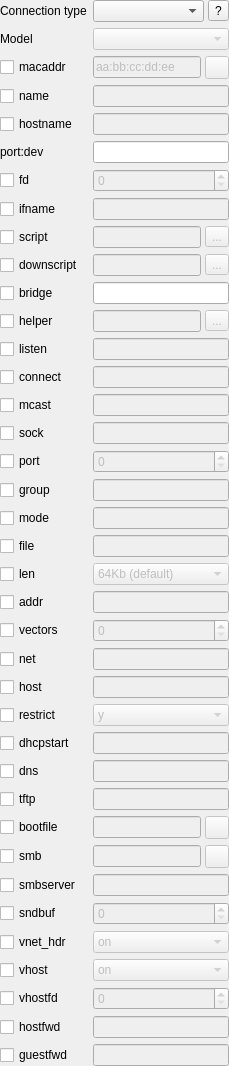
        <widget class="QWidget" name="General_Widget" native="true">
         <property name="enabled">
          <bool>true</bool>
         </property>
         <layout class="QGridLayout" name="gridLayout">
          <property name="leftMargin">
           <number>0</number>
          </property>
          <property name="topMargin">
           <number>0</number>
          </property>
          <property name="rightMargin">
           <number>0</number>
          </property>
          <property name="bottomMargin">
           <number>0</number>
          </property>
          <item row="18" column="1">
           <widget class="QLineEdit" name="Edit_mode">
            <property name="enabled">
             <bool>false</bool>
            </property>
            <property name="sizePolicy">
             <sizepolicy hsizetype="Minimum" vsizetype="Fixed">
              <horstretch>0</horstretch>
              <verstretch>0</verstretch>
             </sizepolicy>
            </property>
           </widget>
          </item>
          <item row="23" column="0">
           <widget class="QCheckBox" name="CH_net">
            <property name="text">
             <string>net</string>
            </property>
           </widget>
          </item>
          <item row="26" column="0">
           <widget class="QCheckBox" name="CH_dhcpstart">
            <property name="text">
             <string>dhcpstart</string>
            </property>
           </widget>
          </item>
          <item row="10" column="1">
           <widget class="QLineEdit" name="Edit_bridge">
            <property name="sizePolicy">
             <sizepolicy hsizetype="Minimum" vsizetype="Fixed">
              <horstretch>0</horstretch>
              <verstretch>0</verstretch>
             </sizepolicy>
            </property>
           </widget>
          </item>
          <item row="7" column="1">
           <widget class="QLineEdit" name="Edit_ifname">
            <property name="enabled">
             <bool>false</bool>
            </property>
            <property name="sizePolicy">
             <sizepolicy hsizetype="Minimum" vsizetype="Fixed">
              <horstretch>0</horstretch>
              <verstretch>0</verstretch>
             </sizepolicy>
            </property>
           </widget>
          </item>
          <item row="20" column="0">
           <widget class="QCheckBox" name="CH_len">
            <property name="sizePolicy">
             <sizepolicy hsizetype="Maximum" vsizetype="Fixed">
              <horstretch>0</horstretch>
              <verstretch>0</verstretch>
             </sizepolicy>
            </property>
            <property name="text">
             <string>len</string>
            </property>
           </widget>
          </item>
          <item row="8" column="0">
           <widget class="QCheckBox" name="CH_script">
            <property name="sizePolicy">
             <sizepolicy hsizetype="Maximum" vsizetype="Fixed">
              <horstretch>0</horstretch>
              <verstretch>0</verstretch>
             </sizepolicy>
            </property>
            <property name="text">
             <string>script</string>
            </property>
           </widget>
          </item>
          <item row="16" column="0">
           <widget class="QCheckBox" name="CH_port">
            <property name="sizePolicy">
             <sizepolicy hsizetype="Maximum" vsizetype="Fixed">
              <horstretch>0</horstretch>
              <verstretch>0</verstretch>
             </sizepolicy>
            </property>
            <property name="text">
             <string>port</string>
            </property>
           </widget>
          </item>
          <item row="14" column="0">
           <widget class="QCheckBox" name="CH_mcast">
            <property name="sizePolicy">
             <sizepolicy hsizetype="Maximum" vsizetype="Fixed">
              <horstretch>0</horstretch>
              <verstretch>0</verstretch>
             </sizepolicy>
            </property>
            <property name="text">
             <string>mcast</string>
            </property>
           </widget>
          </item>
          <item row="1" column="0">
           <widget class="QLabel" name="Label_model">
            <property name="sizePolicy">
             <sizepolicy hsizetype="Maximum" vsizetype="Fixed">
              <horstretch>0</horstretch>
              <verstretch>0</verstretch>
             </sizepolicy>
            </property>
            <property name="text">
             <string>Model</string>
            </property>
           </widget>
          </item>
          <item row="22" column="0">
           <widget class="QCheckBox" name="CH_vectors">
            <property name="text">
             <string>vectors</string>
            </property>
           </widget>
          </item>
          <item row="2" column="1">
           <layout class="QHBoxLayout" name="horizontalLayout_4">
            <property name="spacing">
             <number>4</number>
            </property>
            <property name="sizeConstraint">
             <enum>QLayout::SetMinimumSize</enum>
            </property>
            <item>
             <widget class="QLineEdit" name="Edit_macaddr">
              <property name="enabled">
               <bool>false</bool>
              </property>
              <property name="sizePolicy">
               <sizepolicy hsizetype="Minimum" vsizetype="Fixed">
                <horstretch>0</horstretch>
                <verstretch>0</verstretch>
               </sizepolicy>
              </property>
              <property name="text">
               <string>aa:bb:cc:dd:ee</string>
              </property>
             </widget>
            </item>
            <item>
             <widget class="QToolButton" name="TB_Generate_New_MAC">
              <property name="enabled">
               <bool>false</bool>
              </property>
              <property name="toolTip">
               <string>Generate New MAC</string>
              </property>
              <property name="text">
               <string/>
              </property>
              <property name="icon">
               <iconset resource="../resources/icons.qrc">
                <normaloff>:/update.png</normaloff>:/update.png</iconset>
              </property>
             </widget>
            </item>
           </layout>
          </item>
          <item row="20" column="1">
           <widget class="QComboBox" name="CB_len">
            <property name="enabled">
             <bool>false</bool>
            </property>
            <property name="sizePolicy">
             <sizepolicy hsizetype="Minimum" vsizetype="Fixed">
              <horstretch>0</horstretch>
              <verstretch>0</verstretch>
             </sizepolicy>
            </property>
            <item>
             <property name="text">
              <string>64Kb (default)</string>
             </property>
            </item>
            <item>
             <property name="text">
              <string>128Kb</string>
             </property>
            </item>
            <item>
             <property name="text">
              <string>512Kb</string>
             </property>
            </item>
            <item>
             <property name="text">
              <string>1Mb</string>
             </property>
            </item>
            <item>
             <property name="text">
              <string>5Mb</string>
             </property>
            </item>
            <item>
             <property name="text">
              <string>10Mb</string>
             </property>
            </item>
           </widget>
          </item>
          <item row="37" column="1">
           <widget class="QLineEdit" name="Edit_guestfwd">
            <property name="enabled">
             <bool>false</bool>
            </property>
           </widget>
          </item>
          <item row="6" column="0">
           <widget class="QCheckBox" name="CH_fd">
            <property name="sizePolicy">
             <sizepolicy hsizetype="Maximum" vsizetype="Fixed">
              <horstretch>0</horstretch>
              <verstretch>0</verstretch>
             </sizepolicy>
            </property>
            <property name="text">
             <string>fd</string>
            </property>
           </widget>
          </item>
          <item row="31" column="0">
           <widget class="QCheckBox" name="CH_smbserver">
            <property name="text">
             <string>smbserver</string>
            </property>
           </widget>
          </item>
          <item row="7" column="0">
           <widget class="QCheckBox" name="CH_ifname">
            <property name="sizePolicy">
             <sizepolicy hsizetype="Maximum" vsizetype="Fixed">
              <horstretch>0</horstretch>
              <verstretch>0</verstretch>
             </sizepolicy>
            </property>
            <property name="text">
             <string>ifname</string>
            </property>
           </widget>
          </item>
          <item row="31" column="1">
           <widget class="QLineEdit" name="Edit_smbserver">
            <property name="enabled">
             <bool>false</bool>
            </property>
           </widget>
          </item>
          <item row="25" column="0">
           <widget class="QCheckBox" name="CH_restrict">
            <property name="text">
             <string>restrict</string>
            </property>
           </widget>
          </item>
          <item row="16" column="1">
           <widget class="QSpinBox" name="SB_port">
            <property name="enabled">
             <bool>false</bool>
            </property>
            <property name="sizePolicy">
             <sizepolicy hsizetype="Minimum" vsizetype="Fixed">
              <horstretch>0</horstretch>
              <verstretch>0</verstretch>
             </sizepolicy>
            </property>
            <property name="maximum">
             <number>65000</number>
            </property>
           </widget>
          </item>
          <item row="28" column="0">
           <widget class="QCheckBox" name="CH_tftp">
            <property name="text">
             <string>tftp</string>
            </property>
           </widget>
          </item>
          <item row="23" column="1">
           <widget class="QLineEdit" name="Edit_net">
            <property name="enabled">
             <bool>false</bool>
            </property>
           </widget>
          </item>
          <item row="36" column="1">
           <widget class="QLineEdit" name="Edit_hostfwd">
            <property name="enabled">
             <bool>false</bool>
            </property>
           </widget>
          </item>
          <item row="21" column="1">
           <widget class="QLineEdit" name="Edit_addr">
            <property name="enabled">
             <bool>false</bool>
            </property>
           </widget>
          </item>
          <item row="14" column="1">
           <widget class="QLineEdit" name="Edit_mcast">
            <property name="enabled">
             <bool>false</bool>
            </property>
            <property name="sizePolicy">
             <sizepolicy hsizetype="Minimum" vsizetype="Fixed">
              <horstretch>0</horstretch>
              <verstretch>0</verstretch>
             </sizepolicy>
            </property>
           </widget>
          </item>
          <item row="5" column="1">
           <widget class="QLineEdit" name="Edit_port_dev">
            <property name="sizePolicy">
             <sizepolicy hsizetype="Minimum" vsizetype="Fixed">
              <horstretch>0</horstretch>
              <verstretch>0</verstretch>
             </sizepolicy>
            </property>
           </widget>
          </item>
          <item row="3" column="0">
           <widget class="QCheckBox" name="CH_name">
            <property name="sizePolicy">
             <sizepolicy hsizetype="Maximum" vsizetype="Fixed">
              <horstretch>0</horstretch>
              <verstretch>0</verstretch>
             </sizepolicy>
            </property>
            <property name="text">
             <string>name</string>
            </property>
           </widget>
          </item>
          <item row="25" column="1">
           <widget class="QComboBox" name="CB_restrict">
            <property name="enabled">
             <bool>false</bool>
            </property>
            <item>
             <property name="text">
              <string>y</string>
             </property>
            </item>
            <item>
             <property name="text">
              <string>n</string>
             </property>
            </item>
           </widget>
          </item>
          <item row="30" column="1">
           <layout class="QHBoxLayout" name="horizontalLayout_6">
            <property name="spacing">
             <number>4</number>
            </property>
            <item>
             <widget class="QLineEdit" name="Edit_smb">
              <property name="enabled">
               <bool>false</bool>
              </property>
             </widget>
            </item>
            <item>
             <widget class="QToolButton" name="TB_Browse_smb">
              <property name="enabled">
               <bool>false</bool>
              </property>
              <property name="text">
               <string/>
              </property>
              <property name="icon">
               <iconset resource="../resources/icons.qrc">
                <normaloff>:/open-folder.png</normaloff>:/open-folder.png</iconset>
              </property>
             </widget>
            </item>
           </layout>
          </item>
          <item row="6" column="1">
           <widget class="QSpinBox" name="SB_fd">
            <property name="enabled">
             <bool>false</bool>
            </property>
            <property name="sizePolicy">
             <sizepolicy hsizetype="Minimum" vsizetype="Fixed">
              <horstretch>0</horstretch>
              <verstretch>0</verstretch>
             </sizepolicy>
            </property>
           </widget>
          </item>
          <item row="37" column="0">
           <widget class="QCheckBox" name="CH_guestfwd">
            <property name="text">
             <string>guestfwd</string>
            </property>
           </widget>
          </item>
          <item row="11" column="0">
           <widget class="QCheckBox" name="CH_helper">
            <property name="sizePolicy">
             <sizepolicy hsizetype="Maximum" vsizetype="Fixed">
              <horstretch>0</horstretch>
              <verstretch>0</verstretch>
             </sizepolicy>
            </property>
            <property name="text">
             <string>helper</string>
            </property>
           </widget>
          </item>
          <item row="4" column="1">
           <widget class="QLineEdit" name="Edit_hostname">
            <property name="enabled">
             <bool>false</bool>
            </property>
            <property name="sizePolicy">
             <sizepolicy hsizetype="Minimum" vsizetype="Fixed">
              <horstretch>0</horstretch>
              <verstretch>0</verstretch>
             </sizepolicy>
            </property>
           </widget>
          </item>
          <item row="4" column="0">
           <widget class="QCheckBox" name="CH_hostname">
            <property name="sizePolicy">
             <sizepolicy hsizetype="Maximum" vsizetype="Fixed">
              <horstretch>0</horstretch>
              <verstretch>0</verstretch>
             </sizepolicy>
            </property>
            <property name="text">
             <string>hostname</string>
            </property>
           </widget>
          </item>
          <item row="12" column="1">
           <widget class="QLineEdit" name="Edit_listen">
            <property name="enabled">
             <bool>false</bool>
            </property>
            <property name="sizePolicy">
             <sizepolicy hsizetype="Minimum" vsizetype="Fixed">
              <horstretch>0</horstretch>
              <verstretch>0</verstretch>
             </sizepolicy>
            </property>
           </widget>
          </item>
          <item row="19" column="0">
           <widget class="QCheckBox" name="CH_file">
            <property name="sizePolicy">
             <sizepolicy hsizetype="Maximum" vsizetype="Fixed">
              <horstretch>0</horstretch>
              <verstretch>0</verstretch>
             </sizepolicy>
            </property>
            <property name="text">
             <string>file</string>
            </property>
           </widget>
          </item>
          <item row="13" column="0">
           <widget class="QCheckBox" name="CH_connect">
            <property name="sizePolicy">
             <sizepolicy hsizetype="Maximum" vsizetype="Fixed">
              <horstretch>0</horstretch>
              <verstretch>0</verstretch>
             </sizepolicy>
            </property>
            <property name="text">
             <string>connect</string>
            </property>
           </widget>
          </item>
          <item row="12" column="0">
           <widget class="QCheckBox" name="CH_listen">
            <property name="sizePolicy">
             <sizepolicy hsizetype="Maximum" vsizetype="Fixed">
              <horstretch>0</horstretch>
              <verstretch>0</verstretch>
             </sizepolicy>
            </property>
            <property name="text">
             <string>listen</string>
            </property>
           </widget>
          </item>
          <item row="35" column="1">
           <widget class="QSpinBox" name="SB_vhostfd">
            <property name="enabled">
             <bool>false</bool>
            </property>
            <property name="maximum">
             <number>999999999</number>
            </property>
           </widget>
          </item>
          <item row="15" column="1">
           <widget class="QLineEdit" name="Edit_sock">
            <property name="enabled">
             <bool>false</bool>
            </property>
            <property name="sizePolicy">
             <sizepolicy hsizetype="Minimum" vsizetype="Fixed">
              <horstretch>0</horstretch>
              <verstretch>0</verstretch>
             </sizepolicy>
            </property>
           </widget>
          </item>
          <item row="10" column="0">
           <widget class="QCheckBox" name="CH_bridge">
            <property name="sizePolicy">
             <sizepolicy hsizetype="Maximum" vsizetype="Fixed">
              <horstretch>0</horstretch>
              <verstretch>0</verstretch>
             </sizepolicy>
            </property>
            <property name="text">
             <string>bridge</string>
            </property>
           </widget>
          </item>
          <item row="9" column="0">
           <widget class="QCheckBox" name="CH_downscript">
            <property name="sizePolicy">
             <sizepolicy hsizetype="Maximum" vsizetype="Fixed">
              <horstretch>0</horstretch>
              <verstretch>0</verstretch>
             </sizepolicy>
            </property>
            <property name="text">
             <string>downscript</string>
            </property>
           </widget>
          </item>
          <item row="33" column="0">
           <widget class="QCheckBox" name="CH_vnet_hdr">
            <property name="text">
             <string>vnet_hdr</string>
            </property>
           </widget>
          </item>
          <item row="17" column="0">
           <widget class="QCheckBox" name="CH_group">
            <property name="sizePolicy">
             <sizepolicy hsizetype="Maximum" vsizetype="Fixed">
              <horstretch>0</horstretch>
              <verstretch>0</verstretch>
             </sizepolicy>
            </property>
            <property name="text">
             <string>group</string>
            </property>
           </widget>
          </item>
          <item row="13" column="1">
           <widget class="QLineEdit" name="Edit_connect">
            <property name="enabled">
             <bool>false</bool>
            </property>
            <property name="sizePolicy">
             <sizepolicy hsizetype="Minimum" vsizetype="Fixed">
              <horstretch>0</horstretch>
              <verstretch>0</verstretch>
             </sizepolicy>
            </property>
           </widget>
          </item>
          <item row="29" column="1">
           <layout class="QHBoxLayout" name="horizontalLayout_5">
            <property name="spacing">
             <number>4</number>
            </property>
            <item>
             <widget class="QLineEdit" name="Edit_bootfile">
              <property name="enabled">
               <bool>false</bool>
              </property>
             </widget>
            </item>
            <item>
             <widget class="QToolButton" name="TB_Browse_bootfile">
              <property name="enabled">
               <bool>false</bool>
              </property>
              <property name="text">
               <string/>
              </property>
              <property name="icon">
               <iconset resource="../resources/icons.qrc">
                <normaloff>:/open-file.png</normaloff>:/open-file.png</iconset>
              </property>
             </widget>
            </item>
           </layout>
          </item>
          <item row="24" column="1">
           <widget class="QLineEdit" name="Edit_host">
            <property name="enabled">
             <bool>false</bool>
            </property>
           </widget>
          </item>
          <item row="1" column="1">
           <widget class="QComboBox" name="CB_model">
            <property name="enabled">
             <bool>false</bool>
            </property>
            <property name="sizePolicy">
             <sizepolicy hsizetype="Minimum" vsizetype="Fixed">
              <horstretch>0</horstretch>
              <verstretch>0</verstretch>
             </sizepolicy>
            </property>
           </widget>
          </item>
          <item row="2" column="0">
           <widget class="QCheckBox" name="CH_macaddr">
            <property name="sizePolicy">
             <sizepolicy hsizetype="Maximum" vsizetype="Fixed">
              <horstretch>0</horstretch>
              <verstretch>0</verstretch>
             </sizepolicy>
            </property>
            <property name="text">
             <string>macaddr</string>
            </property>
           </widget>
          </item>
          <item row="30" column="0">
           <widget class="QCheckBox" name="CH_smb">
            <property name="text">
             <string>smb</string>
            </property>
           </widget>
          </item>
          <item row="18" column="0">
           <widget class="QCheckBox" name="CH_mode">
            <property name="sizePolicy">
             <sizepolicy hsizetype="Maximum" vsizetype="Fixed">
              <horstretch>0</horstretch>
              <verstretch>0</verstretch>
             </sizepolicy>
            </property>
            <property name="text">
             <string>mode</string>
            </property>
           </widget>
          </item>
          <item row="34" column="1">
           <widget class="QComboBox" name="CB_vhost">
            <property name="enabled">
             <bool>false</bool>
            </property>
            <item>
             <property name="text">
              <string>on</string>
             </property>
            </item>
            <item>
             <property name="text">
              <string>off</string>
             </property>
            </item>
           </widget>
          </item>
          <item row="21" column="0">
           <widget class="QCheckBox" name="CH_addr">
            <property name="text">
             <string>addr</string>
            </property>
           </widget>
          </item>
          <item row="15" column="0">
           <widget class="QCheckBox" name="CH_sock">
            <property name="sizePolicy">
             <sizepolicy hsizetype="Maximum" vsizetype="Fixed">
              <horstretch>0</horstretch>
              <verstretch>0</verstretch>
             </sizepolicy>
            </property>
            <property name="text">
             <string>sock</string>
            </property>
           </widget>
          </item>
          <item row="0" column="1">
           <layout class="QHBoxLayout" name="horizontalLayout_3">
            <property name="spacing">
             <number>4</number>
            </property>
            <property name="sizeConstraint">
             <enum>QLayout::SetMinimumSize</enum>
            </property>
            <item>
             <widget class="QComboBox" name="CB_Network_Type">
              <property name="sizePolicy">
               <sizepolicy hsizetype="Minimum" vsizetype="Fixed">
                <horstretch>0</horstretch>
                <verstretch>0</verstretch>
               </sizepolicy>
              </property>
              <property name="currentIndex">
               <number>-1</number>
              </property>
             </widget>
            </item>
            <item>
             <widget class="QToolButton" name="TB_Help">
              <property name="text">
               <string>?</string>
              </property>
              <property name="icon">
               <iconset resource="../resources/icons.qrc">
                <normaloff>:/help.png</normaloff>:/help.png</iconset>
              </property>
             </widget>
            </item>
           </layout>
          </item>
          <item row="9" column="1">
           <layout class="QHBoxLayout" name="horizontalLayout_2">
            <property name="spacing">
             <number>4</number>
            </property>
            <property name="sizeConstraint">
             <enum>QLayout::SetMinimumSize</enum>
            </property>
            <item>
             <widget class="QLineEdit" name="Edit_downscript">
              <property name="enabled">
               <bool>false</bool>
              </property>
              <property name="sizePolicy">
               <sizepolicy hsizetype="Minimum" vsizetype="Fixed">
                <horstretch>0</horstretch>
                <verstretch>0</verstretch>
               </sizepolicy>
              </property>
             </widget>
            </item>
            <item>
             <widget class="QToolButton" name="TB_Browse_downscript">
              <property name="enabled">
               <bool>false</bool>
              </property>
              <property name="text">
               <string>...</string>
              </property>
              <property name="icon">
               <iconset resource="../resources/icons.qrc">
                <normaloff>:/open-file.png</normaloff>:/open-file.png</iconset>
              </property>
             </widget>
            </item>
           </layout>
          </item>
          <item row="22" column="1">
           <widget class="QSpinBox" name="SB_vectors">
            <property name="enabled">
             <bool>false</bool>
            </property>
            <property name="maximum">
             <number>999999999</number>
            </property>
           </widget>
          </item>
          <item row="33" column="1">
           <widget class="QComboBox" name="CB_vnet_hdr">
            <property name="enabled">
             <bool>false</bool>
            </property>
            <item>
             <property name="text">
              <string>on</string>
             </property>
            </item>
            <item>
             <property name="text">
              <string>off</string>
             </property>
            </item>
           </widget>
          </item>
          <item row="17" column="1">
           <widget class="QLineEdit" name="Edit_group">
            <property name="enabled">
             <bool>false</bool>
            </property>
            <property name="sizePolicy">
             <sizepolicy hsizetype="Minimum" vsizetype="Fixed">
              <horstretch>0</horstretch>
              <verstretch>0</verstretch>
             </sizepolicy>
            </property>
           </widget>
          </item>
          <item row="36" column="0">
           <widget class="QCheckBox" name="CH_hostfwd">
            <property name="text">
             <string>hostfwd</string>
            </property>
           </widget>
          </item>
          <item row="26" column="1">
           <widget class="QLineEdit" name="Edit_dhcpstart">
            <property name="enabled">
             <bool>false</bool>
            </property>
           </widget>
          </item>
          <item row="34" column="0">
           <widget class="QCheckBox" name="CH_vhost">
            <property name="text">
             <string>vhost</string>
            </property>
           </widget>
          </item>
          <item row="27" column="0">
           <widget class="QCheckBox" name="CH_dns">
            <property name="text">
             <string>dns</string>
            </property>
           </widget>
          </item>
          <item row="8" column="1">
           <layout class="QHBoxLayout" name="horizontalLayout">
            <property name="spacing">
             <number>4</number>
            </property>
            <property name="sizeConstraint">
             <enum>QLayout::SetMinimumSize</enum>
            </property>
            <item>
             <widget class="QLineEdit" name="Edit_script">
              <property name="enabled">
               <bool>false</bool>
              </property>
              <property name="sizePolicy">
               <sizepolicy hsizetype="Minimum" vsizetype="Fixed">
                <horstretch>0</horstretch>
                <verstretch>0</verstretch>
               </sizepolicy>
              </property>
             </widget>
            </item>
            <item>
             <widget class="QToolButton" name="TB_Browse_script">
              <property name="enabled">
               <bool>false</bool>
              </property>
              <property name="text">
               <string>...</string>
              </property>
              <property name="icon">
               <iconset resource="../resources/icons.qrc">
                <normaloff>:/open-file.png</normaloff>:/open-file.png</iconset>
              </property>
             </widget>
            </item>
           </layout>
          </item>
          <item row="32" column="1">
           <widget class="QSpinBox" name="SB_sndbuf">
            <property name="enabled">
             <bool>false</bool>
            </property>
            <property name="maximum">
             <number>999999999</number>
            </property>
           </widget>
          </item>
          <item row="28" column="1">
           <widget class="QLineEdit" name="Edit_tftp">
            <property name="enabled">
             <bool>false</bool>
            </property>
           </widget>
          </item>
          <item row="0" column="0">
           <widget class="QLabel" name="Label_Network_Type">
            <property name="sizePolicy">
             <sizepolicy hsizetype="Maximum" vsizetype="Fixed">
              <horstretch>0</horstretch>
              <verstretch>0</verstretch>
             </sizepolicy>
            </property>
            <property name="text">
             <string>Connection type</string>
            </property>
           </widget>
          </item>
          <item row="29" column="0">
           <widget class="QCheckBox" name="CH_bootfile">
            <property name="text">
             <string>bootfile</string>
            </property>
           </widget>
          </item>
          <item row="32" column="0">
           <widget class="QCheckBox" name="CH_sndbuf">
            <property name="text">
             <string>sndbuf</string>
            </property>
           </widget>
          </item>
          <item row="19" column="1">
           <widget class="QLineEdit" name="Edit_file">
            <property name="enabled">
             <bool>false</bool>
            </property>
            <property name="sizePolicy">
             <sizepolicy hsizetype="Minimum" vsizetype="Fixed">
              <horstretch>0</horstretch>
              <verstretch>0</verstretch>
             </sizepolicy>
            </property>
           </widget>
          </item>
          <item row="5" column="0">
           <widget class="QLabel" name="Label_port_dev">
            <property name="sizePolicy">
             <sizepolicy hsizetype="Maximum" vsizetype="Fixed">
              <horstretch>0</horstretch>
              <verstretch>0</verstretch>
             </sizepolicy>
            </property>
            <property name="text">
             <string>port:dev</string>
            </property>
           </widget>
          </item>
          <item row="3" column="1">
           <widget class="QLineEdit" name="Edit_name">
            <property name="enabled">
             <bool>false</bool>
            </property>
            <property name="sizePolicy">
             <sizepolicy hsizetype="Minimum" vsizetype="Fixed">
              <horstretch>0</horstretch>
              <verstretch>0</verstretch>
             </sizepolicy>
            </property>
           </widget>
          </item>
          <item row="24" column="0">
           <widget class="QCheckBox" name="CH_host">
            <property name="text">
             <string>host</string>
            </property>
           </widget>
          </item>
          <item row="11" column="1">
           <layout class="QHBoxLayout" name="horizontalLayout_7">
            <property name="spacing">
             <number>4</number>
            </property>
            <property name="sizeConstraint">
             <enum>QLayout::SetMinimumSize</enum>
            </property>
            <item>
             <widget class="QLineEdit" name="Edit_helper">
              <property name="enabled">
               <bool>false</bool>
              </property>
              <property name="sizePolicy">
               <sizepolicy hsizetype="Minimum" vsizetype="Fixed">
                <horstretch>0</horstretch>
                <verstretch>0</verstretch>
               </sizepolicy>
              </property>
             </widget>
            </item>
            <item>
             <widget class="QToolButton" name="TB_Browse_helper">
              <property name="enabled">
               <bool>false</bool>
              </property>
              <property name="text">
               <string>...</string>
              </property>
              <property name="icon">
               <iconset resource="../resources/icons.qrc">
                <normaloff>:/open-file.png</normaloff>:/open-file.png</iconset>
              </property>
             </widget>
            </item>
           </layout>
          </item>
          <item row="35" column="0">
           <widget class="QCheckBox" name="CH_vhostfd">
            <property name="text">
             <string>vhostfd</string>
            </property>
           </widget>
          </item>
          <item row="27" column="1">
           <widget class="QLineEdit" name="Edit_dns">
            <property name="enabled">
             <bool>false</bool>
            </property>
           </widget>
          </item>
         </layout>
        </widget>
